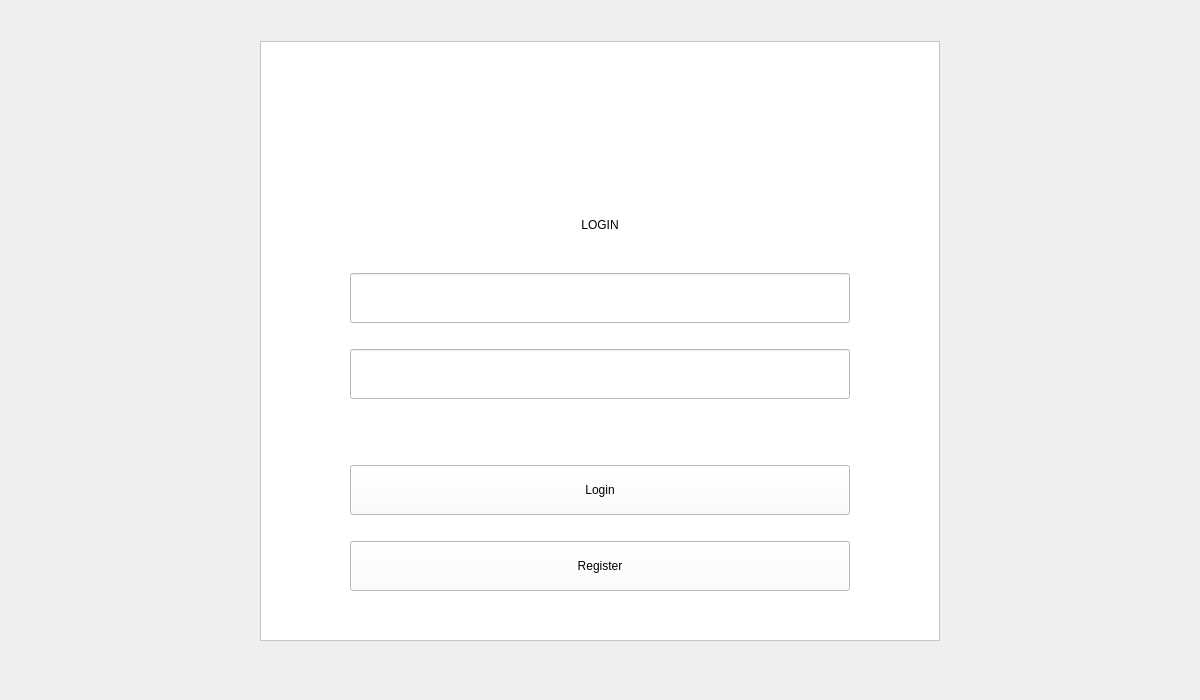
<?xml version="1.0" encoding="UTF-8"?>
<ui version="4.0">
 <class>LoginUI</class>
 <widget class="QWidget" name="LoginUI">
  <property name="geometry">
   <rect>
    <x>0</x>
    <y>0</y>
    <width>1200</width>
    <height>700</height>
   </rect>
  </property>
  <property name="sizePolicy">
   <sizepolicy hsizetype="Fixed" vsizetype="Fixed">
    <horstretch>0</horstretch>
    <verstretch>0</verstretch>
   </sizepolicy>
  </property>
  <property name="windowTitle">
   <string>Form</string>
  </property>
  <layout class="QGridLayout" name="gridLayout">
   <item row="0" column="2">
    <spacer name="horizontalSpacer_2">
     <property name="orientation">
      <enum>Qt::Horizontal</enum>
     </property>
     <property name="sizeType">
      <enum>QSizePolicy::Preferred</enum>
     </property>
     <property name="sizeHint" stdset="0">
      <size>
       <width>40</width>
       <height>20</height>
      </size>
     </property>
    </spacer>
   </item>
   <item row="1" column="1">
    <spacer name="verticalSpacer_4">
     <property name="orientation">
      <enum>Qt::Vertical</enum>
     </property>
     <property name="sizeType">
      <enum>QSizePolicy::Preferred</enum>
     </property>
     <property name="sizeHint" stdset="0">
      <size>
       <width>20</width>
       <height>17</height>
      </size>
     </property>
    </spacer>
   </item>
   <item row="0" column="0">
    <spacer name="horizontalSpacer">
     <property name="orientation">
      <enum>Qt::Horizontal</enum>
     </property>
     <property name="sizeType">
      <enum>QSizePolicy::Preferred</enum>
     </property>
     <property name="sizeHint" stdset="0">
      <size>
       <width>40</width>
       <height>20</height>
      </size>
     </property>
    </spacer>
   </item>
   <item row="0" column="1">
    <widget class="QFrame" name="login_frame">
     <property name="sizePolicy">
      <sizepolicy hsizetype="Fixed" vsizetype="Fixed">
       <horstretch>0</horstretch>
       <verstretch>0</verstretch>
      </sizepolicy>
     </property>
     <property name="minimumSize">
      <size>
       <width>680</width>
       <height>600</height>
      </size>
     </property>
     <property name="styleSheet">
      <string notr="true">background-color: rgb(255, 255, 255);</string>
     </property>
     <property name="frameShape">
      <enum>QFrame::StyledPanel</enum>
     </property>
     <property name="frameShadow">
      <enum>QFrame::Raised</enum>
     </property>
     <layout class="QHBoxLayout" name="horizontalLayout">
      <item>
       <spacer name="horizontalSpacer_3">
        <property name="orientation">
         <enum>Qt::Horizontal</enum>
        </property>
        <property name="sizeHint" stdset="0">
         <size>
          <width>40</width>
          <height>20</height>
         </size>
        </property>
       </spacer>
      </item>
      <item>
       <layout class="QVBoxLayout" name="verticalLayout_3">
        <item>
         <spacer name="verticalSpacer_8">
          <property name="orientation">
           <enum>Qt::Vertical</enum>
          </property>
          <property name="sizeType">
           <enum>QSizePolicy::Preferred</enum>
          </property>
          <property name="sizeHint" stdset="0">
           <size>
            <width>20</width>
            <height>40</height>
           </size>
          </property>
         </spacer>
        </item>
        <item>
         <widget class="QLabel" name="label_logo">
          <property name="sizePolicy">
           <sizepolicy hsizetype="Preferred" vsizetype="Fixed">
            <horstretch>0</horstretch>
            <verstretch>0</verstretch>
           </sizepolicy>
          </property>
          <property name="minimumSize">
           <size>
            <width>80</width>
            <height>100</height>
           </size>
          </property>
          <property name="layoutDirection">
           <enum>Qt::LeftToRight</enum>
          </property>
          <property name="autoFillBackground">
           <bool>false</bool>
          </property>
          <property name="styleSheet">
           <string notr="true"/>
          </property>
          <property name="text">
           <string/>
          </property>
          <property name="alignment">
           <set>Qt::AlignCenter</set>
          </property>
         </widget>
        </item>
        <item>
         <widget class="QLabel" name="label_title">
          <property name="enabled">
           <bool>true</bool>
          </property>
          <property name="layoutDirection">
           <enum>Qt::LeftToRight</enum>
          </property>
          <property name="styleSheet">
           <string notr="true">font: 25 22pt &quot;微软雅黑 Light&quot;;</string>
          </property>
          <property name="text">
           <string>LOGIN</string>
          </property>
          <property name="alignment">
           <set>Qt::AlignCenter</set>
          </property>
         </widget>
        </item>
        <item>
         <spacer name="verticalSpacer_2">
          <property name="orientation">
           <enum>Qt::Vertical</enum>
          </property>
          <property name="sizeType">
           <enum>QSizePolicy::Fixed</enum>
          </property>
          <property name="sizeHint" stdset="0">
           <size>
            <width>17</width>
            <height>15</height>
           </size>
          </property>
         </spacer>
        </item>
        <item>
         <layout class="QVBoxLayout" name="verticalLayout">
          <item>
           <widget class="QLineEdit" name="lineEdit_name">
            <property name="sizePolicy">
             <sizepolicy hsizetype="Fixed" vsizetype="Fixed">
              <horstretch>0</horstretch>
              <verstretch>0</verstretch>
             </sizepolicy>
            </property>
            <property name="minimumSize">
             <size>
              <width>500</width>
              <height>50</height>
             </size>
            </property>
            <property name="focusPolicy">
             <enum>Qt::StrongFocus</enum>
            </property>
            <property name="styleSheet">
             <string notr="true"/>
            </property>
            <property name="text">
             <string/>
            </property>
            <property name="clearButtonEnabled">
             <bool>true</bool>
            </property>
           </widget>
          </item>
          <item>
           <spacer name="verticalSpacer">
            <property name="orientation">
             <enum>Qt::Vertical</enum>
            </property>
            <property name="sizeType">
             <enum>QSizePolicy::Fixed</enum>
            </property>
            <property name="sizeHint" stdset="0">
             <size>
              <width>20</width>
              <height>20</height>
             </size>
            </property>
           </spacer>
          </item>
          <item>
           <widget class="QLineEdit" name="lineEdit_pwd">
            <property name="sizePolicy">
             <sizepolicy hsizetype="Expanding" vsizetype="Preferred">
              <horstretch>0</horstretch>
              <verstretch>0</verstretch>
             </sizepolicy>
            </property>
            <property name="minimumSize">
             <size>
              <width>500</width>
              <height>50</height>
             </size>
            </property>
            <property name="styleSheet">
             <string notr="true"/>
            </property>
            <property name="text">
             <string/>
            </property>
            <property name="clearButtonEnabled">
             <bool>true</bool>
            </property>
           </widget>
          </item>
          <item>
           <spacer name="verticalSpacer_3">
            <property name="orientation">
             <enum>Qt::Vertical</enum>
            </property>
            <property name="sizeType">
             <enum>QSizePolicy::Fixed</enum>
            </property>
            <property name="sizeHint" stdset="0">
             <size>
              <width>20</width>
              <height>20</height>
             </size>
            </property>
           </spacer>
          </item>
         </layout>
        </item>
        <item>
         <spacer name="verticalSpacer_7">
          <property name="orientation">
           <enum>Qt::Vertical</enum>
          </property>
          <property name="sizeType">
           <enum>QSizePolicy::Fixed</enum>
          </property>
          <property name="sizeHint" stdset="0">
           <size>
            <width>20</width>
            <height>40</height>
           </size>
          </property>
         </spacer>
        </item>
        <item>
         <layout class="QVBoxLayout" name="verticalLayout_2">
          <item>
           <widget class="QPushButton" name="login_Button">
            <property name="sizePolicy">
             <sizepolicy hsizetype="Preferred" vsizetype="Fixed">
              <horstretch>0</horstretch>
              <verstretch>0</verstretch>
             </sizepolicy>
            </property>
            <property name="minimumSize">
             <size>
              <width>500</width>
              <height>50</height>
             </size>
            </property>
            <property name="styleSheet">
             <string notr="true"/>
            </property>
            <property name="text">
             <string>Login</string>
            </property>
           </widget>
          </item>
          <item>
           <spacer name="verticalSpacer_5">
            <property name="orientation">
             <enum>Qt::Vertical</enum>
            </property>
            <property name="sizeType">
             <enum>QSizePolicy::Fixed</enum>
            </property>
            <property name="sizeHint" stdset="0">
             <size>
              <width>20</width>
              <height>20</height>
             </size>
            </property>
           </spacer>
          </item>
          <item>
           <widget class="QPushButton" name="regilaster_Button">
            <property name="minimumSize">
             <size>
              <width>500</width>
              <height>50</height>
             </size>
            </property>
            <property name="text">
             <string>Register</string>
            </property>
           </widget>
          </item>
          <item>
           <spacer name="verticalSpacer_6">
            <property name="orientation">
             <enum>Qt::Vertical</enum>
            </property>
            <property name="sizeType">
             <enum>QSizePolicy::Fixed</enum>
            </property>
            <property name="sizeHint" stdset="0">
             <size>
              <width>20</width>
              <height>40</height>
             </size>
            </property>
           </spacer>
          </item>
         </layout>
        </item>
       </layout>
      </item>
      <item>
       <spacer name="horizontalSpacer_4">
        <property name="orientation">
         <enum>Qt::Horizontal</enum>
        </property>
        <property name="sizeHint" stdset="0">
         <size>
          <width>66</width>
          <height>20</height>
         </size>
        </property>
       </spacer>
      </item>
     </layout>
    </widget>
   </item>
  </layout>
 </widget>
 <resources>
  <include location="login_gui.qrc"/>
 </resources>
 <connections>
  <connection>
   <sender>login_Button</sender>
   <signal>clicked()</signal>
   <receiver>LoginUI</receiver>
   <slot>Login()</slot>
   <hints>
    <hint type="sourcelabel">
     <x>666</x>
     <y>478</y>
    </hint>
    <hint type="destinationlabel">
     <x>1347</x>
     <y>479</y>
    </hint>
   </hints>
  </connection>
 </connections>
 <slots>
  <slot>Login()</slot>
 </slots>
</ui>
